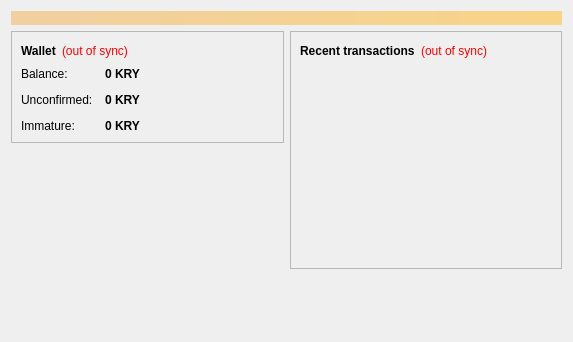
<?xml version="1.0" encoding="UTF-8"?>
<ui version="4.0">
 <class>OverviewPage</class>
 <widget class="QWidget" name="OverviewPage">
  <property name="geometry">
   <rect>
    <x>0</x>
    <y>0</y>
    <width>573</width>
    <height>342</height>
   </rect>
  </property>
  <property name="windowTitle">
   <string>Form</string>
  </property>
  <layout class="QVBoxLayout" name="topLayout">
   <item>
    <widget class="QLabel" name="labelAlerts">
     <property name="visible">
      <bool>false</bool>
     </property>
     <property name="styleSheet">
      <string notr="true">background-color: qlineargradient(x1: 0, y1: 0, x2: 1, y2: 0, stop:0 #F0D0A0, stop:1 #F8D488); color:#000000;</string>
     </property>
     <property name="wordWrap">
      <bool>true</bool>
     </property>
     <property name="margin">
      <number>3</number>
     </property>
    </widget>
   </item>
   <item>
    <layout class="QHBoxLayout" name="horizontalLayout" stretch="1,1">
     <item>
      <layout class="QVBoxLayout" name="verticalLayout_2">
       <item>
        <widget class="QFrame" name="frame">
         <property name="frameShape">
          <enum>QFrame::StyledPanel</enum>
         </property>
         <property name="frameShadow">
          <enum>QFrame::Raised</enum>
         </property>
         <layout class="QVBoxLayout" name="verticalLayout_4">
          <item>
           <layout class="QHBoxLayout" name="horizontalLayout_4">
            <item>
             <widget class="QLabel" name="label_5">
              <property name="font">
               <font>
                <weight>75</weight>
                <bold>true</bold>
               </font>
              </property>
              <property name="text">
               <string>Wallet</string>
              </property>
             </widget>
            </item>
            <item>
             <widget class="QLabel" name="labelWalletStatus">
              <property name="toolTip">
               <string>The displayed information may be out of date. Your wallet automatically synchronizes with the Kryptocoin network after a connection is established, but this process has not completed yet.</string>
              </property>
              <property name="styleSheet">
               <string notr="true">QLabel { color: red; }</string>
              </property>
              <property name="text">
               <string notr="true">(out of sync)</string>
              </property>
              <property name="alignment">
               <set>Qt::AlignLeading|Qt::AlignLeft|Qt::AlignVCenter</set>
              </property>
             </widget>
            </item>
            <item>
             <spacer name="horizontalSpacer_2">
              <property name="orientation">
               <enum>Qt::Horizontal</enum>
              </property>
              <property name="sizeHint" stdset="0">
               <size>
                <width>40</width>
                <height>20</height>
               </size>
              </property>
             </spacer>
            </item>
           </layout>
          </item>
          <item>
           <layout class="QFormLayout" name="formLayout_2">
            <property name="fieldGrowthPolicy">
             <enum>QFormLayout::AllNonFixedFieldsGrow</enum>
            </property>
            <property name="horizontalSpacing">
             <number>12</number>
            </property>
            <property name="verticalSpacing">
             <number>12</number>
            </property>
            <item row="0" column="0">
             <widget class="QLabel" name="label">
              <property name="text">
               <string>Balance:</string>
              </property>
             </widget>
            </item>
            <item row="0" column="1">
             <widget class="QLabel" name="labelBalance">
              <property name="font">
               <font>
                <weight>75</weight>
                <bold>true</bold>
               </font>
              </property>
              <property name="cursor">
               <cursorShape>IBeamCursor</cursorShape>
              </property>
              <property name="toolTip">
               <string>Your current balance</string>
              </property>
              <property name="text">
               <string notr="true">0 KRY</string>
              </property>
              <property name="textInteractionFlags">
               <set>Qt::LinksAccessibleByMouse|Qt::TextSelectableByKeyboard|Qt::TextSelectableByMouse</set>
              </property>
             </widget>
            </item>
            <item row="1" column="0">
             <widget class="QLabel" name="label_3">
              <property name="text">
               <string>Unconfirmed:</string>
              </property>
             </widget>
            </item>
            <item row="1" column="1">
             <widget class="QLabel" name="labelUnconfirmed">
              <property name="font">
               <font>
                <weight>75</weight>
                <bold>true</bold>
               </font>
              </property>
              <property name="cursor">
               <cursorShape>IBeamCursor</cursorShape>
              </property>
              <property name="toolTip">
               <string>Total of transactions that have yet to be confirmed, and do not yet count toward the current balance</string>
              </property>
              <property name="text">
               <string notr="true">0 KRY</string>
              </property>
              <property name="textInteractionFlags">
               <set>Qt::LinksAccessibleByMouse|Qt::TextSelectableByKeyboard|Qt::TextSelectableByMouse</set>
              </property>
             </widget>
            </item>
            <item row="2" column="0">
             <widget class="QLabel" name="labelImmatureText">
              <property name="text">
               <string>Immature:</string>
              </property>
             </widget>
            </item>
            <item row="2" column="1">
             <widget class="QLabel" name="labelImmature">
              <property name="font">
               <font>
                <weight>75</weight>
                <bold>true</bold>
               </font>
              </property>
              <property name="toolTip">
               <string>Mined balance that has not yet matured</string>
              </property>
              <property name="text">
               <string notr="true">0 KRY</string>
              </property>
              <property name="textInteractionFlags">
               <set>Qt::LinksAccessibleByMouse|Qt::TextSelectableByKeyboard|Qt::TextSelectableByMouse</set>
              </property>
             </widget>
            </item>
           </layout>
          </item>
         </layout>
        </widget>
       </item>
       <item>
        <spacer name="verticalSpacer">
         <property name="orientation">
          <enum>Qt::Vertical</enum>
         </property>
         <property name="sizeHint" stdset="0">
          <size>
           <width>20</width>
           <height>40</height>
          </size>
         </property>
        </spacer>
       </item>
      </layout>
     </item>
     <item>
      <layout class="QVBoxLayout" name="verticalLayout_3">
       <item>
        <widget class="QFrame" name="frame_2">
         <property name="frameShape">
          <enum>QFrame::StyledPanel</enum>
         </property>
         <property name="frameShadow">
          <enum>QFrame::Raised</enum>
         </property>
         <layout class="QVBoxLayout" name="verticalLayout">
          <item>
           <layout class="QHBoxLayout" name="horizontalLayout_2">
            <item>
             <widget class="QLabel" name="label_4">
              <property name="text">
               <string>&lt;b&gt;Recent transactions&lt;/b&gt;</string>
              </property>
             </widget>
            </item>
            <item>
             <widget class="QLabel" name="labelTransactionsStatus">
              <property name="toolTip">
               <string>The displayed information may be out of date. Your wallet automatically synchronizes with the Kryptocoin network after a connection is established, but this process has not completed yet.</string>
              </property>
              <property name="styleSheet">
               <string notr="true">QLabel { color: red; }</string>
              </property>
              <property name="text">
               <string notr="true">(out of sync)</string>
              </property>
              <property name="alignment">
               <set>Qt::AlignRight|Qt::AlignTrailing|Qt::AlignVCenter</set>
              </property>
             </widget>
            </item>
            <item>
             <spacer name="horizontalSpacer">
              <property name="orientation">
               <enum>Qt::Horizontal</enum>
              </property>
              <property name="sizeHint" stdset="0">
               <size>
                <width>40</width>
                <height>20</height>
               </size>
              </property>
             </spacer>
            </item>
           </layout>
          </item>
          <item>
           <widget class="QListView" name="listTransactions">
            <property name="styleSheet">
             <string notr="true">QListView { background: transparent; }</string>
            </property>
            <property name="frameShape">
             <enum>QFrame::NoFrame</enum>
            </property>
            <property name="verticalScrollBarPolicy">
             <enum>Qt::ScrollBarAlwaysOff</enum>
            </property>
            <property name="horizontalScrollBarPolicy">
             <enum>Qt::ScrollBarAlwaysOff</enum>
            </property>
            <property name="selectionMode">
             <enum>QAbstractItemView::NoSelection</enum>
            </property>
           </widget>
          </item>
         </layout>
        </widget>
       </item>
       <item>
        <spacer name="verticalSpacer_2">
         <property name="orientation">
          <enum>Qt::Vertical</enum>
         </property>
         <property name="sizeHint" stdset="0">
          <size>
           <width>20</width>
           <height>40</height>
          </size>
         </property>
        </spacer>
       </item>
      </layout>
     </item>
    </layout>
   </item>
  </layout>
 </widget>
 <resources/>
 <connections/>
</ui>
